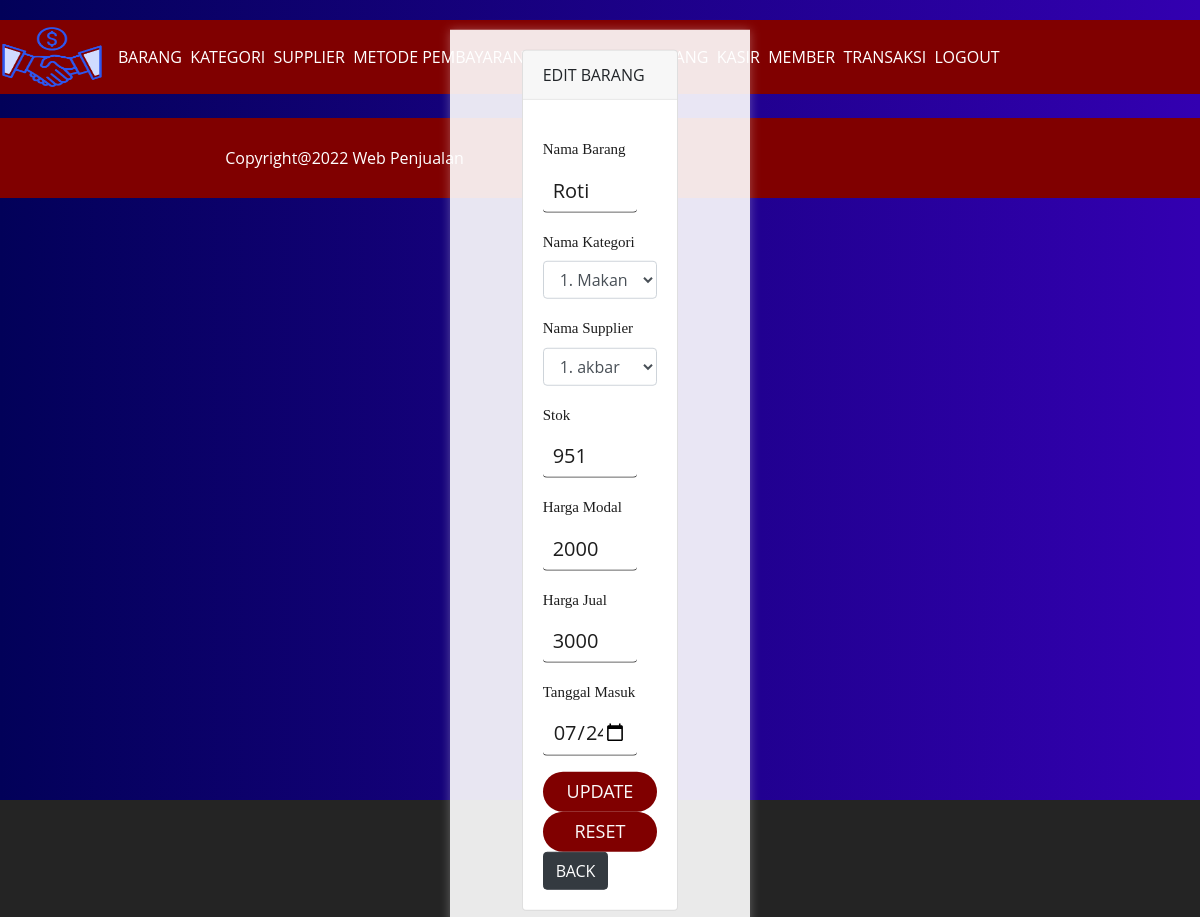
Page /index.php?page=barang&act=edit&id=16 (signed in) on the committed database.
### tables this page shows
CREATE TABLE `barang` (
  `id_barang` int(11) NOT NULL,
  `nama_barang` varchar(100) NOT NULL,
  `id_kategori` int(11) NOT NULL,
  `id_supplier` int(11) NOT NULL,
  `stok` int(10) NOT NULL,
  `harga_modal` int(20) NOT NULL,
  `harga_jual` int(20) NOT NULL,
  `tanggal_masuk` date NOT NULL
);

CREATE TABLE `kategori` (
  `id_kategori` int(11) NOT NULL,
  `nama_kategori` varchar(100) NOT NULL
);

CREATE TABLE `supplier` (
  `id_supplier` int(11) NOT NULL,
  `nama_supplier` varchar(100) NOT NULL,
  `nomor_telp` char(13) NOT NULL,
  `alamat` varchar(100) NOT NULL,
  `nomor_rekening` char(10) NOT NULL
);

### page/barang/edit.php (the view, shortened to what this page needs)
<?php
    $id = $_GET['id'];
    $query = "SELECT * FROM barang WHERE id_barang =$id ";
    $result = mysqli_query($connection, $query);
    $row = mysqli_fetch_array($result);
?>
<div class="container" style="margin-top: 80px">
      <div class="row">
        <div class="col-md-8 offset-md-2">
          <div class="card">
            <div class="card-header">
              EDIT BARANG
            </div>
            <div class="card-body">
              <form action="index.php?page=barang&act=update" method="POST">
                <div class="form-group">
                  <label>Nama Barang</label>
                  <input type="text" name="nama_barang" value="<?php echo $row['nama_barang'] ?>" class="form-control">
                </div>
                <div class="form-group">
                  <label>Nama Kategori</label>
                  <?php
                  $sql= " SELECT * FROM kategori";
                  $query=mysqli_query($connection,$sql);
                  $a=". ";
                  ?>
                  <select name="id_kategori" class="form-control">
                    <?php while($row2=mysqli_fetch_array($query)){?>
                    <option value="<?php echo $row2['id_kategori']?>" <?php if($row2['id_kategori'] == $row['id_kategori']) { echo 'selected';}?>><?php echo $row2['id_kategori'].$a.$row2['nama_kategori'];?></option>
                    <?php } ?>
                  </select>
                </div>
                <div class="form-group">
                  <label>Nama Supplier</label>
                  <?php
                  $sql= " SELECT * FROM supplier";
                  $query=mysqli_query($connection,$sql);
                  $a=". ";
                  ?>
                  <select name="id_supplier" class="form-control">
                    <?php while($row2=mysqli_fetch_array($query)){?>
                    <option value="<?php echo $row2['id_supplier']?>" <?php if($row2['id_supplier'] == $row['id_supplier']) { echo 'selected';}?>><?php echo $row2['id_supplier'].$a.$row2['nama_supplier'];?></option>
                    <?php } ?>
                  </select>
                </div>
                <div class="form-group">
                  <label>Stok</label>
                  <input type="number" name="stok" value="<?php echo $row['stok'] ?>" class="form-control">
                </div>
                <div class="form-group">
                  <label>Harga Modal</label>
                  <input type="text" id="harga_modal" name="harga_modal" value="<?php echo $row['harga_modal'] ?>" class="form-control">
                </div>
                <div class="form-group">
                  <label>Harga Jual</label>
                  <input type="text" id="harga_jual" name="harga_jual" value="<?php echo $row['harga_jual'] ?>" class="form-control">
                </div>
                <div class="form-group">
                  <label>Tanggal Masuk</label>
                  <input type="date" name="tanggal_masuk" value="<?php echo $row['tanggal_masuk'] ?>" class="form-control">
                </div>
                <button type="submit" class="btn btn-success">UPDATE</button>
                <button type="reset" class="btn btn-warning">RESET</button>
                <a href="index.php?page=barang" class="btn btn-md btn-dark">BACK</a>
              </form>
            </div>
          </div>
        </div>
      </div>
    </div>

### assets/css/navbar.css (style rules this page uses)
a { text-decoration: none; color: #fff; margin: auto; }

### assets/css/footer.css (style rules this page uses)
a { color: white; margin: 5px; text-decoration: none; }
body { position: relative; }

### assets/css/cssform.css (style rules this page uses)
body { background: linear-gradient(to left, #3300b1, #020159);; background-repeat: no-repeat; padding-top: 20px; }
label { font-family: 'Times New Roman', Times, serif; font-size: 15px; }

### assets/css/style.css (style rules this page uses)
* { margin: 0; padding: 0; outline: 0; font-family: 'Open Sans', sans-serif; }
body { height: 100vh; background-color: #242424; background-size: cover; background-position: center; background-repeat: no-repeat; }
a { color: maroon; font-family: 'Open Sans', sans-serif; }
.container { position: absolute; left: 50%; top: 50%; transform: translate(-50%,-50%); padding: 20px 25px; width: 300px; background-color: rgba(255, 255, 255, .9); box-shadow: 0 0 10px rgba(255,255,255,.3); }
.container label { text-align: left; color: #1d1d1d; }
.container form input { width: calc(100% - 20px); padding: 8px 10px; margin-bottom: 15px; border: none; background-color: transparent; border-bottom: 1px solid #1d1d1d; color: #1d1d1d; font-size: 20px; }
.container form button { width: 100%; height: 40px; padding: 5px 0; border: none; background-color:maroon; font-size: 18px; color: #fafafa; border-radius: 20px; }

### rows in the picture
barang: nama_barang "Roti", id_kategori "1. Makanan", id_supplier "1. akbar", stok "951", harga_modal "2000", harga_jual "3000", tanggal_masuk "07/24/2022"
